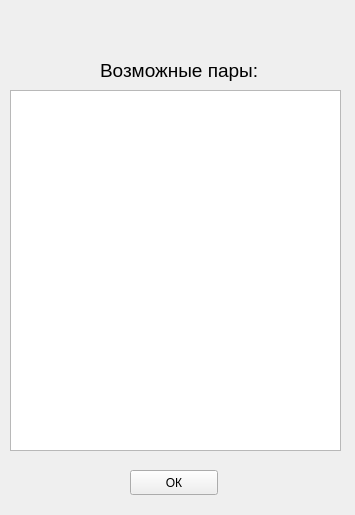
<?xml version="1.0" encoding="UTF-8"?>
<ui version="4.0">
 <class>CalculatePairs</class>
 <widget class="QWidget" name="CalculatePairs">
  <property name="geometry">
   <rect>
    <x>0</x>
    <y>0</y>
    <width>355</width>
    <height>515</height>
   </rect>
  </property>
  <property name="windowTitle">
   <string>Form</string>
  </property>
  <widget class="QListWidget" name="listWidget">
   <property name="geometry">
    <rect>
     <x>10</x>
     <y>90</y>
     <width>331</width>
     <height>361</height>
    </rect>
   </property>
   <property name="font">
    <font>
     <pointsize>13</pointsize>
    </font>
   </property>
  </widget>
  <widget class="QPushButton" name="pushButton">
   <property name="geometry">
    <rect>
     <x>130</x>
     <y>470</y>
     <width>88</width>
     <height>25</height>
    </rect>
   </property>
   <property name="text">
    <string>ОК</string>
   </property>
  </widget>
  <widget class="QLabel" name="label">
   <property name="geometry">
    <rect>
     <x>10</x>
     <y>20</y>
     <width>331</width>
     <height>20</height>
    </rect>
   </property>
   <property name="font">
    <font>
     <pointsize>12</pointsize>
     <underline>true</underline>
    </font>
   </property>
   <property name="text">
    <string/>
   </property>
   <property name="alignment">
    <set>Qt::AlignCenter</set>
   </property>
  </widget>
  <widget class="QLabel" name="label_2">
   <property name="geometry">
    <rect>
     <x>100</x>
     <y>60</y>
     <width>171</width>
     <height>21</height>
    </rect>
   </property>
   <property name="font">
    <font>
     <pointsize>14</pointsize>
    </font>
   </property>
   <property name="text">
    <string>Возможные пары:</string>
   </property>
  </widget>
 </widget>
 <resources/>
 <connections>
  <connection>
   <sender>pushButton</sender>
   <signal>clicked()</signal>
   <receiver>CalculatePairs</receiver>
   <slot>close()</slot>
   <hints>
    <hint type="sourcelabel">
     <x>173</x>
     <y>534</y>
    </hint>
    <hint type="destinationlabel">
     <x>296</x>
     <y>528</y>
    </hint>
   </hints>
  </connection>
 </connections>
</ui>
